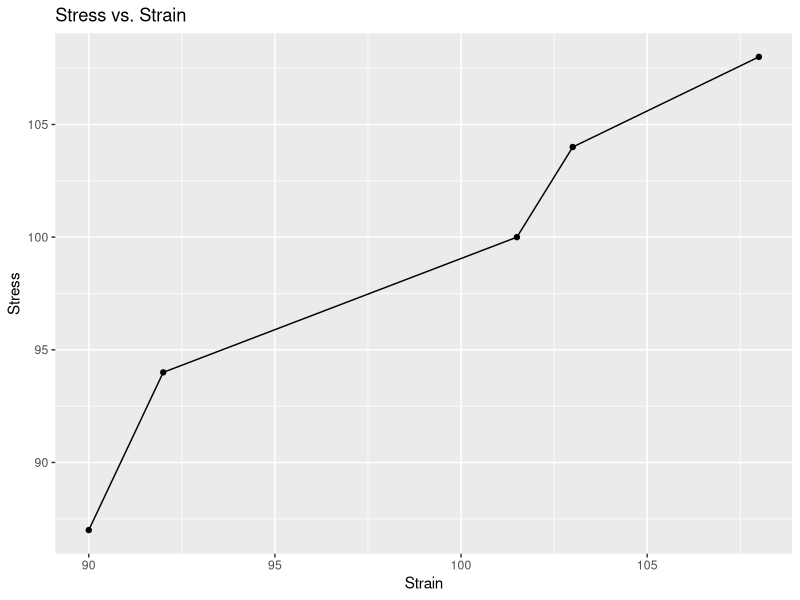
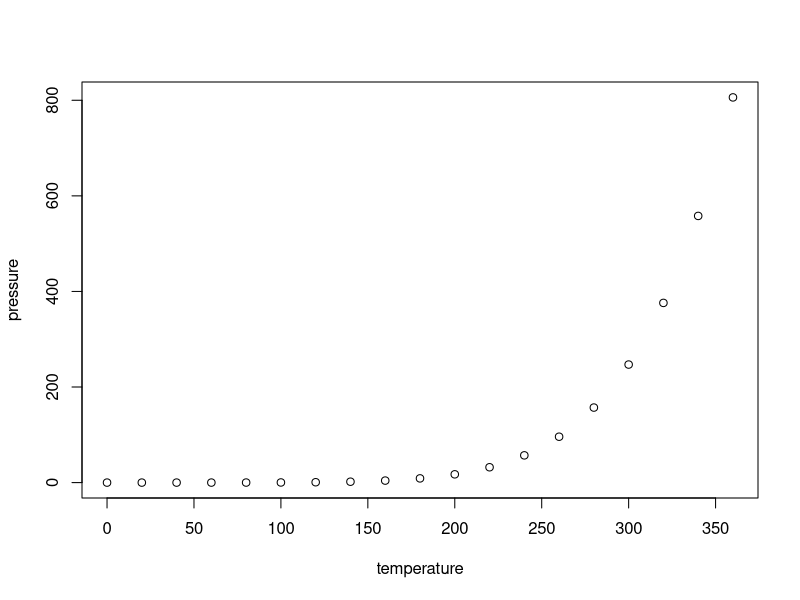

Recreate these plots in R, in order.
## ---- chunk 1
knitr::opts_chunk$set(echo = TRUE)
library(tidyverse)
## ---- chunk 2
ssl <- read_csv("ssl.csv")
graph1 <- ssl %>% 
  ggplot(aes(x = Strain, y = Stress)) + geom_line() + geom_point() + labs(x = "Strain", y = "Stress") + 
  ggtitle("Stress vs. Strain") 
print(graph1)

## ---- chunk 3
plot(pressure)
